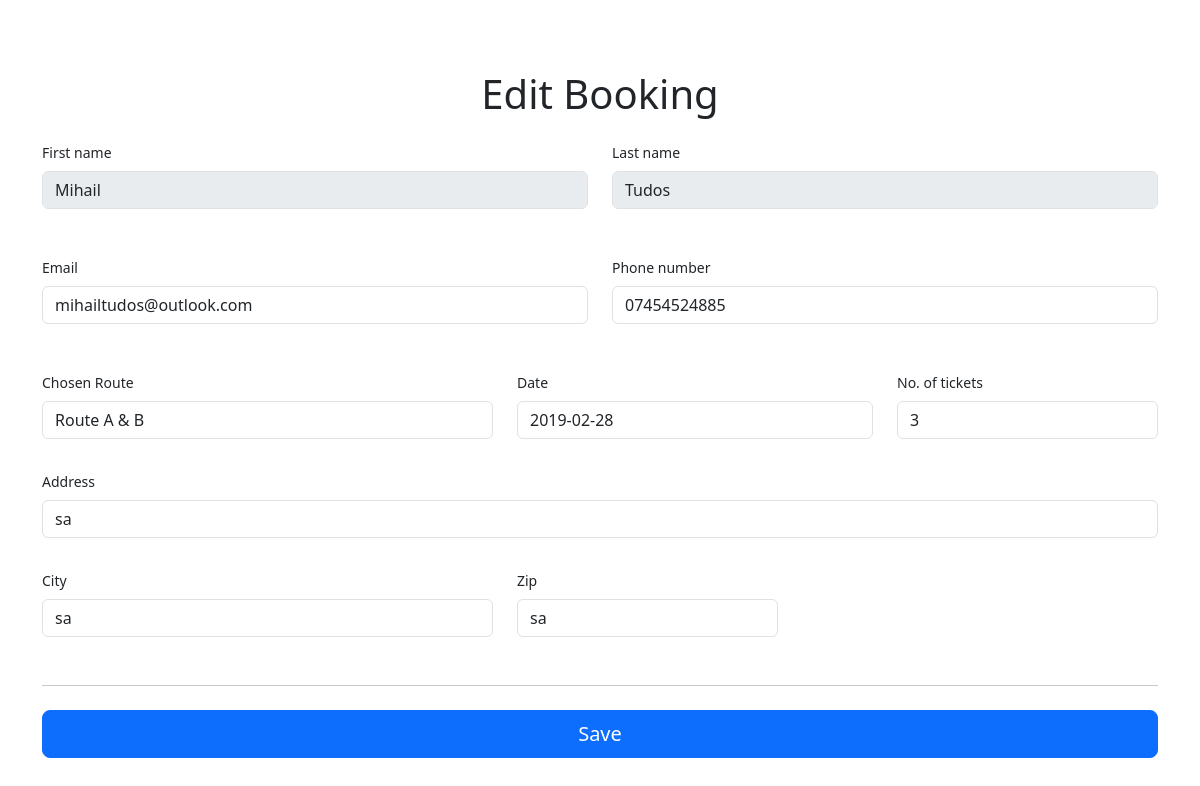
The app's page /includes/edit.php?id=67&action=adminEdit (signed in), older data.
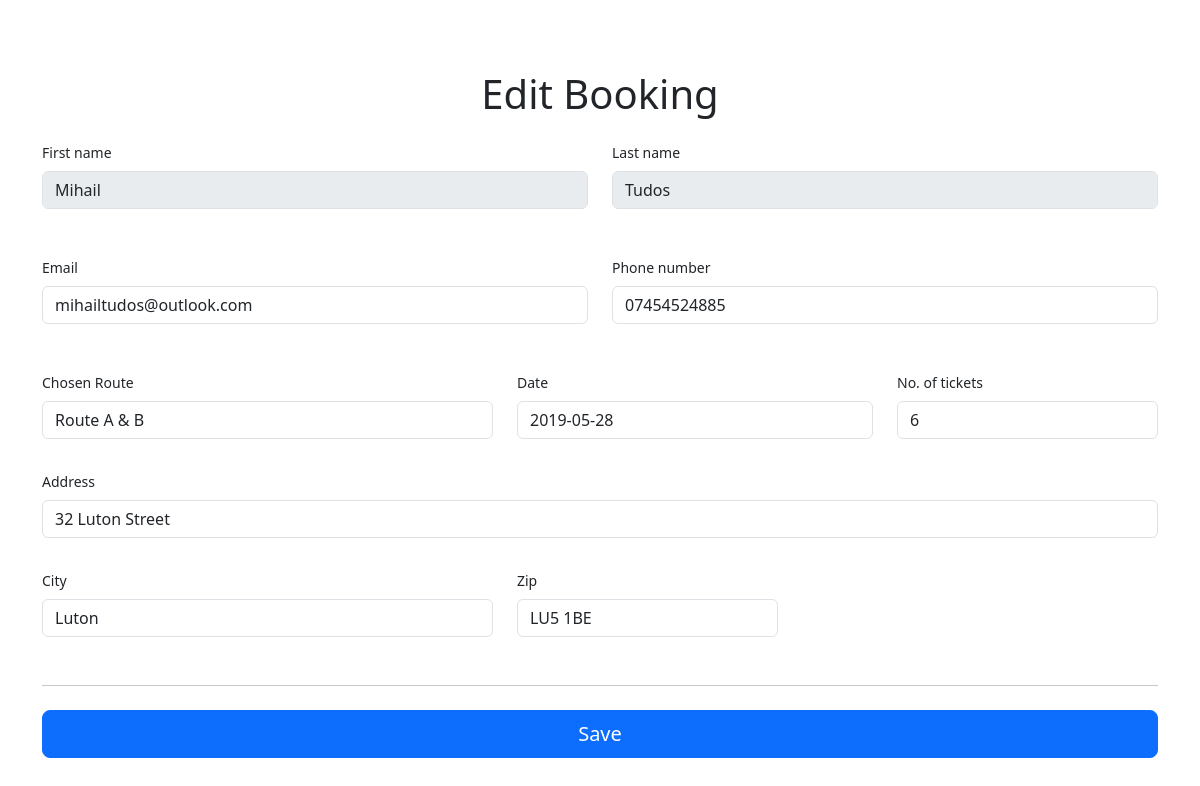
The same page, newer data.
### tables this page shows
CREATE TABLE `_booked_guided_tours_` (
  `_id_` int(11) NOT NULL,
  `_tour_id_` int(11) NOT NULL,
  `_user_id_` int(11) NOT NULL,
  `_date_` date NOT NULL,
  `_number_of_tickets_` int(2) NOT NULL,
  `book_date` datetime DEFAULT CURRENT_TIMESTAMP,
  `_contact_email_` varchar(144) NOT NULL,
  `_contact_number_` varchar(48) NOT NULL,
  `_address_` varchar(255) NOT NULL,
  `_city_` varchar(56) NOT NULL,
  `_postcode_` varchar(56) NOT NULL
);

### includes/edit.php (the view, shortened to what the changed rows need)
<?php
include 'db_inc.php';
if(isset($_GET['id'])){
    $id = $_GET['id'];
    if(isset($_GET['action'])){
        $query = "SELECT b._id_ , u._user_first_name_, u._user_last_name_, u._user_email_ , u._user_phone_no_ , t._title_, b._date_, b._number_of_tickets_, b._address_, b._city_, b._postcode_ FROM _booked_guided_tours_ b INNER JOIN _users_ u on b._user_id_ = u._user_id_ INNER JOIN _tours_ t on b._tour_id_ = t._id_";
        $results = mysqli_query($connection, $query);
        $row = mysqli_fetch_assoc($results);
        echo '<!doctype html>
        <html lang="en">
        <head>
            <title>Edit booking '.$id.'</title>
            <link rel="stylesheet" href="https://maxcdn.bootstrapcdn.com/bootstrap/4.0.0/css/bootstrap.min.css">
            <link rel="stylesheet" href="css/style.css">
        <link href="/docs/4.3/dist/css/bootstrap.min.css" rel="stylesheet">
            <link href="..\admin\css\style.css" rel="stylesheet">
        </head>
        <body>
        <h1 class="text-center addMargin">Edit Booking</h1>
            <div class="container margin-bottom">
            <form action="insert.php?id='.trim($row['_id_']).'" method="POST" class="needs-validation" novalidate>
                <div class="row">
                <div class="col-md-6 mb-3">
                    <label for="firstName">First name</label>
                    <input type="text" name="firstName" class="form-control" id="firstName" value="'.trim($row['_user_first_name_']).'" required readonly>
                </div>
                <div class="col-md-6 mb-3">
                    <label for="lastName">Last name</label>
                    <input type="text" name="secondName" class="form-control" id="lastName" value="'.trim($row['_user_last_name_']).'" required readonly>
                </div>
                </div>
                <div class="row">
                <div class="col-md-6 mb-3">
                <label for="email">Email </label>
                <input type="email" name="email" class="form-control"  value="'.trim($row['_user_email_']).'" required>
                </div>
                <div class="col-md-6 mb-3">
                    <label for="state">Phone number</label>
                    <input type="number" name="phoneNumber" class="form-control" id="number" value="'.trim($row['_user_phone_no_']).'" required>
                </div>
                </div>
                <div class="row">
                <div class="col-md-5 mb-3">
                <label for="validationCustom03">Chosen Route</label>
                <select name="tour" class="form-control">
                <option selected>'.trim($row['_title_']).'</option>';
                                            echo'
                                        </select>
                    <div class="invalid-feedback">
                    Please select a valid country.
                    </div>
                </div>
                <div class="col-md-4 mb-3">
                <div class="bootstrap-iso">
                    <label for="validationCustom04">Date</label>
                    <input class="form-control" id="date" name="date" value="'.trim($row['_date_']).'" type="text" required/>
                    <div class="invalid-feedback">
                    Please provide a valid date.
                    </div>
                </div>
                </div>
                <div class="col-md-3 mb-3">
                    <label for="zip">No. of tickets</label>
                    <input type="number" name="number"  class="form-control"  value="'.trim($row['_number_of_tickets_']).'" required>
                    <div class="invalid-feedback">
                    A valid number is required.
                    </div>
                </div>
                </div>
                <div class="mb-3">
                <label for="address">Address</label>
                <input type="text" name="street" class="form-control" id="address" value="'.trim($row['_address_']).'" required>
                <div class="invalid-feedback">
                    Please enter your shipping address.
                </div>
                </div>
                <div class="row">
                <div class="col-md-5 mb-3">
                    <label for="country">City</label>
                    <input type="text" name="city" class="form-control" id="city" value="'.trim($row['_city_']).'">
                    <div class="invalid-feedback">
                    Please enter a valid city.
                    </div>
                </div>
                <div class="col-md-3 mb-3">
                    <label for="postcode">Zip</label>
                    <input type="text" name="postcode" class="form-control" id="postcode" value="'.trim($row['_postcode_']).'" required>
                    <div class="invalid-feedback">
                    Post code required.
                    </div>
                </div>
                </div>
                <hr class="mb-4">
                <button class="btn btn-primary btn-lg btn-block" name="save" type="submit"> Save</button>
         </form>
        </div>';
    }else{
        $_SESSION['booked'] = 'Successfully booked';
        mysqli_close($connection);
        header('Location: ' . $_SERVER['HTTP_REFERER']);
        exit();
        }
}else{
    $_SESSION['booked'] = 'Successfully booked';
    mysqli_close($connection);
    header('Location: ' . $_SERVER['HTTP_REFERER']);
    exit();
}
?>

Row changes from the older to the newer data that the page shows:
changed _booked_guided_tours_: date "2019-02-28" → "2019-05-28"; number "3" → "6"; street "sa" → "32 Luton Street"; city "sa" → "Luton"; postcode "sa" → "LU5 1BE"
